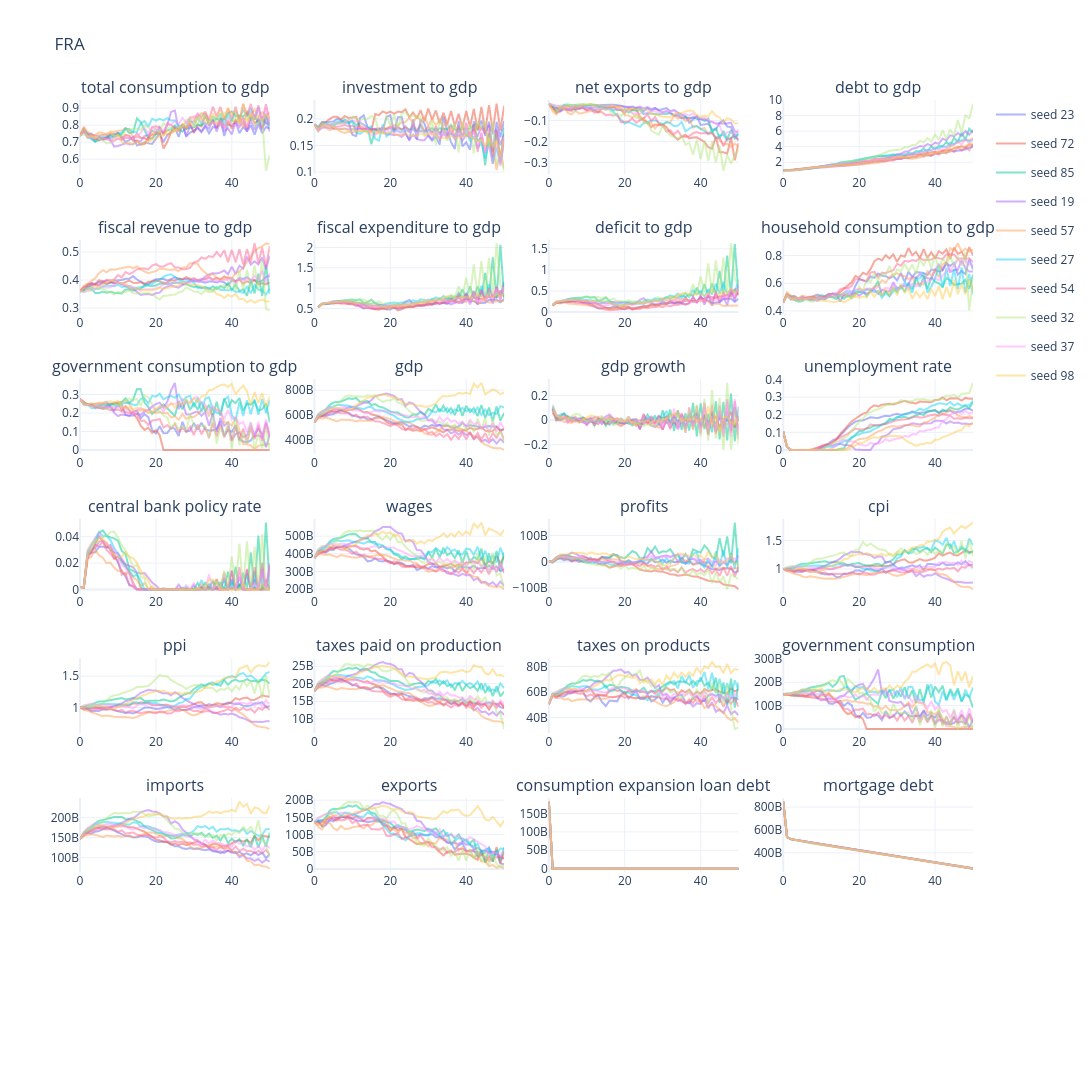

Source (notebook cell):
### Code cell
# Monte Carlo simulations
from src.monte_carlo import run_seeded_monte_carlo

seeds = [23, 72, 85, 19, 57, 27, 54, 32, 37, 98]
# seeds = [i + 1 for i in range(0,10)]
mc = run_seeded_monte_carlo(datawrapper=data,
                            country_configurations=country_configurations,
                            country_code=cfg.country_iso3,
                            seeds=seeds,
                            t_max=cfg.t_max,
                            )

from src.visual_helpers import plot_mc

mc_columns = [
    'total consumption to gdp', 'investment to gdp', 'net exports to gdp',
    'debt to gdp', 'fiscal revenue to gdp', 'fiscal expenditure to gdp', 'deficit to gdp',
    'household consumption to gdp', 'government consumption to gdp', 'gdp',
    'gdp growth', 'unemployment rate', 'central bank policy rate', 
    'wages', 'profits', 'cpi', 'ppi',
    'taxes paid on production', 'taxes on products', 'government consumption',
    'imports', 'exports',
    'consumption expansion loan debt', 'mortgage debt',
]

plot_mc(
    mc=mc,
    cols=mc_columns,
    no_rows=7,
    no_cols=4,
    country_code=cfg.country_iso3,
    base_height=200,
    base_width=400,
    line_opacity=0.5,
    line_width=2
)
